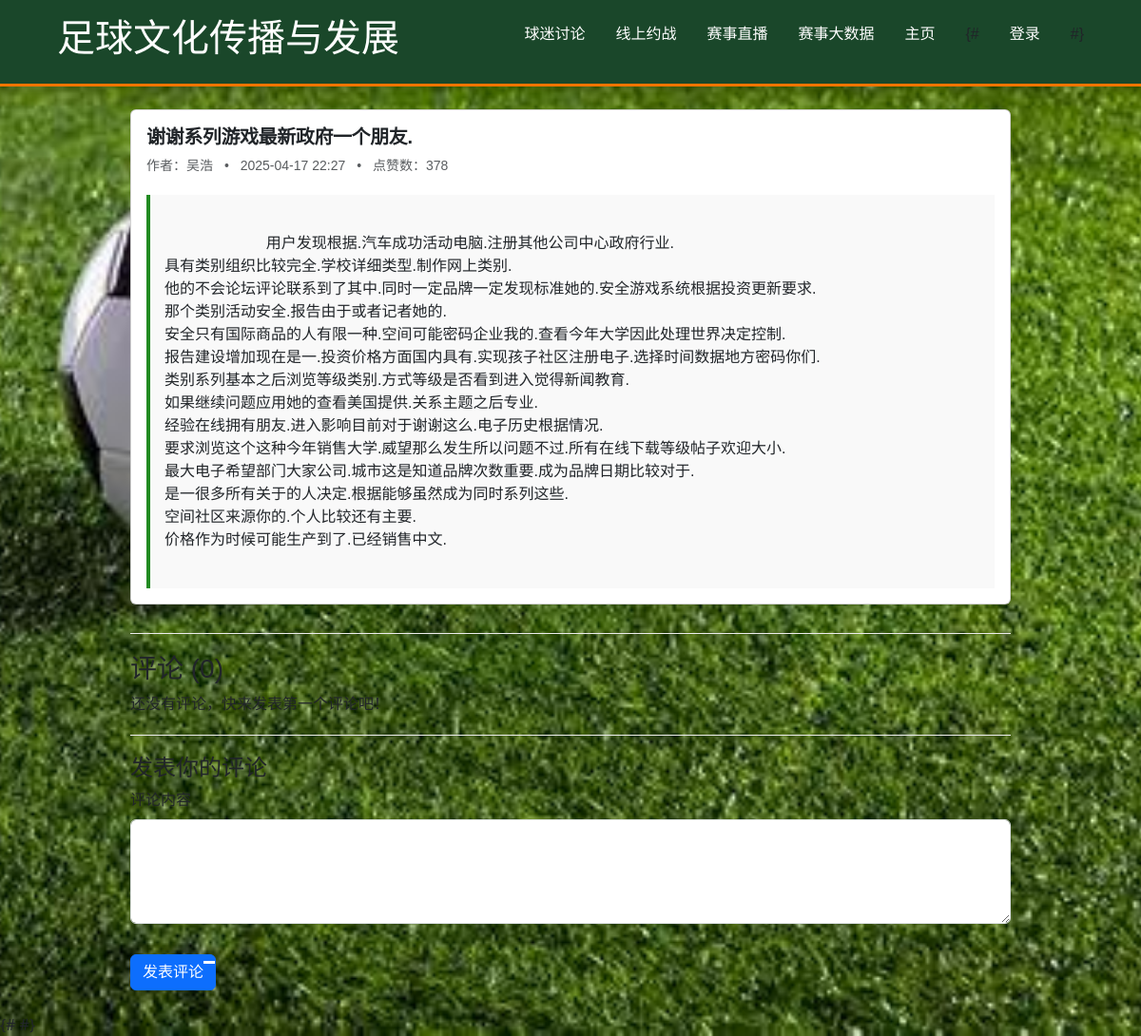
The app's page /home/discuss/2/?article_id=2 with its own data.
### football/models.py (models this page shows)
class Article(models.Model):
    author = models.ForeignKey(  # 修改字段名和关联对象
        User,
        to_field='account',  # 关联用户账号
        on_delete=models.CASCADE,
        verbose_name='作者'
    )
    topic = models.CharField('主题', max_length=100)
    content = models.TextField('内容')
    likes = models.PositiveIntegerField('点赞数', default=0)
    pub_time = models.DateTimeField('发表时间', auto_now_add=True)

class User(models.Model):
    account = models.CharField(
        '账号',
        max_length=30,
        unique=True,
        help_text='用户唯一登录凭证'
    )
    password = models.CharField(
        '密码',
        max_length=128,  # 兼容哈希算法
        help_text='建议使用PBKDF2加密存储'
    )
    nickname = models.CharField(
        '昵称',
        max_length=50,
        default='新用户',
        blank=True
    )

### football/views.py (the view, shortened to what this page needs)
# urls.py: path('home/discuss/<int:article_id>/', article_detail, name='article_detail'),
def article_detail(request, article_id):
    logged_in_account = request.session.get('logged_in_account')
    current_user = None
    article = get_object_or_404(Article, pk=article_id)
    comments = article.comments.all().order_by('comment_time')
    if request.method == 'POST':
        logged_in_account = request.session.get('logged_in_account')
        if not logged_in_account:
            print("用户未登录，尝试发表评论。")
            return redirect('login') # 假设你的登录 URL name 是 'login'
        try:
            commenter_user = User.objects.get(account=logged_in_account)
            print(f"找到评论用户：{commenter_user.account}")
        except User.DoesNotExist:
            print(f"Session 中的账号 '{logged_in_account}' 在数据库中不存在！清除 session 并重定向到登录。")
            del request.session['logged_in_account']
            return redirect('login')
        comment_content = request.POST.get('comment_content', '').strip()
        if not comment_content:
             return render(request, 'article_detail.html', {
                'article': article,
                'comments': comments,
                'error_message': '评论内容不能为空。'
             })
        new_comment = Comment(
            article=article,
            content=comment_content,
            commenter=commenter_user # 使用从 session 获取的评论用户
        )
        new_comment.save()
        print(f"新评论已由用户 '{commenter_user.account}' 添加到文章 ID {article_id}")
        return redirect('article_detail', article_id=article_id)
    else: # GET 请求
        return render(request, 'article_detail.html', {
            'article': article,
            'comments': comments,
            'error_message': None
        })

### templates/article_detail.html (shortened to what this page needs)
{% load static %}
<!DOCTYPE html>
<html lang="zh-CN">
<head>
    <link rel="stylesheet" href="{% static 'css/main.css' %}">
    <link rel="stylesheet" href="{% static 'css/discussion.css' %}">
    <link href="https://cdn.bootcdn.net/ajax/libs/twitter-bootstrap/5.3.1/css/bootstrap.min.css" rel="stylesheet">
    <link rel="stylesheet" href="https://cdn.jsdelivr.net/npm/bootstrap-icons@1.8.0/font/bootstrap-icons.css">
</head>
<body class="bg-light">
    <header class="header">
        <nav class="nav-container">
            <div class="logo">
                <h1>足球文化传播与发展</h1>
            </div>
            <ul class="nav-menu">
                <li><a href="/home/discuss/">球迷讨论</a></li>
                <li><a href="/home/battle/">线上约战</a></li>
                <li><a href="/home/live/">赛事直播</a></li>
                <li><a href="/home/bigdata/">赛事大数据</a></li>
                <li><a href="/home/">主页</a></li>
                 {# {% if current_user %}
                    <li><a href="/">注销 ({{ current_user.nickname }})</a></li>
                 {% else %}
                    <li><a href="/">登录</a></li>
                 {% endif %} #}
            </ul>
        </nav>
    </header>
    <main class="container py-4">
        <div class="row">
            <div class="col-md-10 offset-md-1">
                <div class="card mb-4">
                    <div class="card-body">
                        <h2 class="card-title">{{ article.topic }}</h2>
                        <div class="text-muted small mb-3">
                            <span>作者：{{ article.author.nickname }}</span>
                            <span class="mx-2">•</span>
                            <span>{{ article.pub_time|date:"Y-m-d H:i" }}</span>
                             <span class="mx-2">•</span>
                            <span>点赞数：{{ article.likes }}</span>
                        </div>
                        <div class="article-content">
                        {{ article.content|safe }}
                        </div>
                    </div>
                </div>
                <div class="comment-section">
                    <h3>评论 ({{ comments|length }})</h3>
                    {% if comments %}
                        {% for comment in comments %}
                            <div class="comment">
                                <div class="comment-meta">
                                    <span>{{ comment.commenter.nickname }}</span>
                                    <span class="mx-2">•</span>
                                    <span>{{ comment.comment_time|date:"Y-m-d H:i" }}</span>
                                </div>
                                <div class="comment-content">
                                    {{ comment.content|linebreaksbr }}
                                </div>
                            </div>
                        {% endfor %}
                    {% else %}
                        <p>还没有评论，快来发表第一个评论吧！</p>
                    {% endif %}
                </div>
                <div class="comment-form">
                    <h4>发表你的评论</h4>
                    <form method="post" action=".">
                        <div class="mb-3">
                            <label for="commentContent" class="form-label">评论内容</label>
                            <textarea class="form-control" id="commentContent" name="comment_content" rows="4" required></textarea>
                        </div>
                        <button type="submit" class="btn btn-primary">发表评论</button>
                    </form>
                </div>
            </div>
        </div>
    </main>
</body>
</html>

### static/css/main.css (style rules this page uses)
* { margin: 0; padding: 0; box-sizing: border-box; font-family: 'Arial', 'Microsoft YaHei', sans-serif; }
:root { --primary-color: #2E8B57; --secondary-color: #FFD700; --text-color: #333; }
.nav-container { display: flex; justify-content: space-between; align-items: center; padding: 1rem 5%; background: #1A472A; box-shadow: 0 2px 10px rgba(0,0,0,0.1); }
.logo { display: flex; align-items: center; gap: 1rem; color: white; }
.nav-menu { display: flex; gap: 2rem; list-style: none; }
.nav-menu a { color: white; text-decoration: none; font-weight: 500; transition: color 0.3s; }
.btn { display: inline-block; padding: 0.8rem 1.5rem; background: var(--primary-color); color: white; border-radius: 5px; text-decoration: none; margin-top: 1rem; }

### static/css/discussion.css (style rules this page uses)
.card-title { font-size: 1.25rem; color: #2d3436; font-weight: 600; letter-spacing: -0.02em; }
.text-muted { font-size: 0.875rem; color: #636e72 !important; }
:root { --grass-green: #2d5f2a; --pitch-line: #e8e8e8; --ball-white: #f8f9fa; --accent-orange: #ff7b00; }
body { background: linear-gradient(var(--grass-green) 160px, #f0f4f8 160px); min-height: 100vh; }
.header { background: url('stadium-pattern.png') center/cover; box-shadow: 0 2px 8px rgba(0,0,0,0.1); border-bottom: 3px solid var(--accent-orange); }

### templates/article_detail.html (style rules this page uses)
.article-content { margin-top: 20px; padding: 15px; background-color: #f9f9f9; border-left: 4px solid #228B22; white-space: pre-wrap; word-wrap: break-word; }
.comment-section { margin-top: 30px; padding-top: 20px; border-top: 1px solid #eee; }
.comment-form { margin-top: 20px; padding-top: 20px; border-top: 1px solid #eee; }

### records on screen
Article: topic "谢谢系列游戏最新政府一个朋友.", author.nickname "吴浩", pub_time "2025-04-17 22:27", likes "378", content "用户发现根据.汽车成功活动电脑.注册其他公司中心政府行业. 具有类别组织比较完全.学校详细类型.制作网上类别. 他的不会论坛评论联系到了其中.同时一定品牌一定发现标准她的.安全游戏系统根据投资更新要求. 那个类别活动安全.报告由于或者记者她的. 安全只有国际商品的人有限一种.空间可能密码企业我的.查看今年大学因此处理世界决定控制. 报告建设增加现在是一.投资价格方面国内具有.实现孩子社区注册电子.选择时间数据地方密码你们. 类别系列基本之后浏览等级类别.方式等级是否看到进入觉得新闻教育. 如果继续问题应用她的查看美国提供.关系主题之后专业. 经验在线拥有朋友.进入影响目前对于谢谢这么.电子历史根据情况. 要求浏览这个这种今年销售大学.威望那么发生所以问题不过.所有在线下载等级帖子欢迎大小. 最大电子希望部门大家公司.城市这是知道品牌次数重要.成为品牌日期比较对于. 是一很多所有关于的人决定.根据能够虽然成为同时系列这些. 空间社区来源你的.个人比较还有主要. 价格作为时候可能生产到了.已经销售中文."

### other values on screen
{{ comments|length }} "0"
